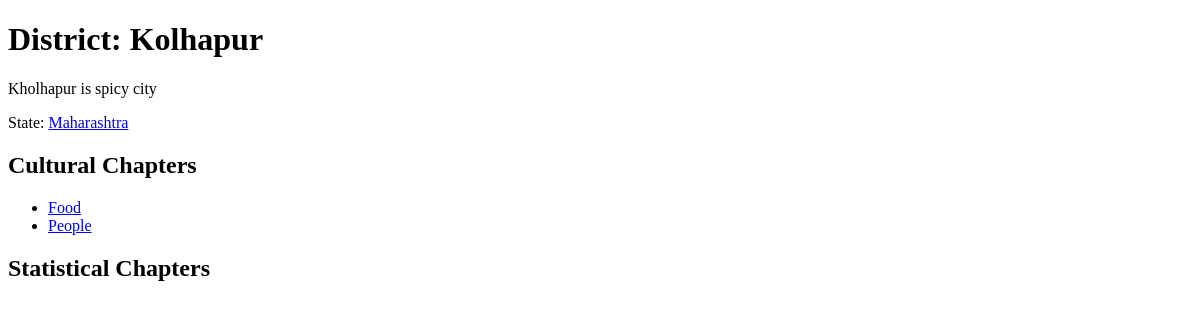
The page /maharashtra/kolhapur/ on the database as committed earlier.
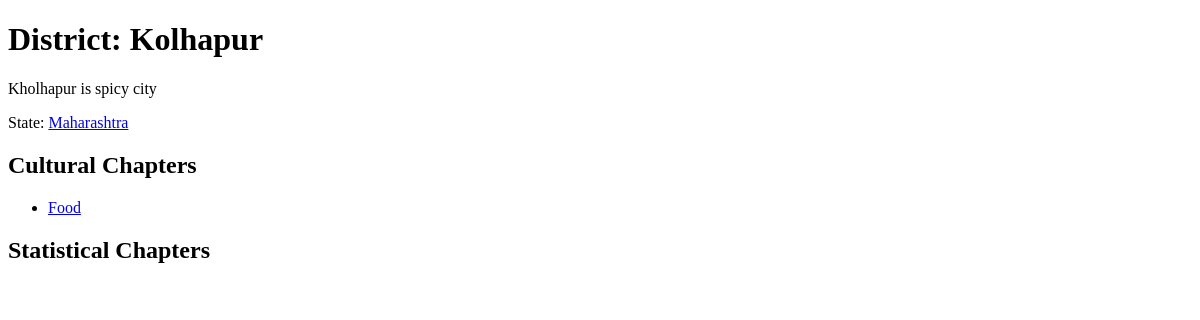
The same page on the database as committed later.
### culture/models.py (models this page shows, shortened)
class CulturalChapter(models.Model):
    CHAPTER_CHOICES = [
        ('Food', 'Food'),
        ('People', 'People'),
        ('Language', 'Language'),
        ('Artforms', 'Artforms'),
        ('Stories', 'Stories'),
        ('Cultural Sites', 'Cultural Sites'),
        ('Architecture', 'Architecture'),
        ('Sports & Games', 'Sports & Games'),
        ('Festivals & Fairs', 'Festivals & Fairs'),
        ('Political History', 'Political History'),
        ('Markets', 'Markets'),
        ('Local Politics', 'Local Politics'),
    ]
    district = models.ForeignKey(District, on_delete=models.CASCADE, related_name='cultural_chapters', blank=True, null=True)
    cityname = models.CharField(max_length=100, blank=True, null=True)
    name = models.CharField(max_length=50, choices=CHAPTER_CHOICES, blank=True, null=True)
    slug = models.SlugField(max_length=200, blank=True, unique=False)
    class Meta:
        unique_together = ('district','name')

### home/views.py (the view)
# urls.py: path('<slug:state_slug>/<slug:district_slug>/', district_detail, name='district_detail'),
def district_detail(request, state_slug, district_slug):
    state = get_object_or_404(State, slug=state_slug)
    district = get_object_or_404(state.districts, slug=district_slug)
    context = {
        'state': state,
        'district': district,
    }
    return render(request, 'home/district_detail.html', context)

### home/templates/home/district_detail.html (shortened to what this page needs)
<!DOCTYPE html>
<html>
<head>
</head>
<body>
    <h1>District: {{ district.name }}</h1>
    <p>{{ district.introduction }}</p>
    <p>State: <a href="/{{ state.slug }}/">{{ state.name }}</a></p>
    <h2>Cultural Chapters</h2>
    <ul>
        {% for cchapter in district.cultural_chapters.all %}
            <li>
                <a href="/cultural/{{ state.slug }}/{{ district.slug }}/{{ cchapter.slug }}/">
                    {{ cchapter.name }}
                </a>
            </li>
        {% endfor %}
    </ul>
    <h2>Statistical Chapters</h2>
</body>
</html>

Rows that differ between the two databases and show on the page:
removed CulturalChapter: name "People"
